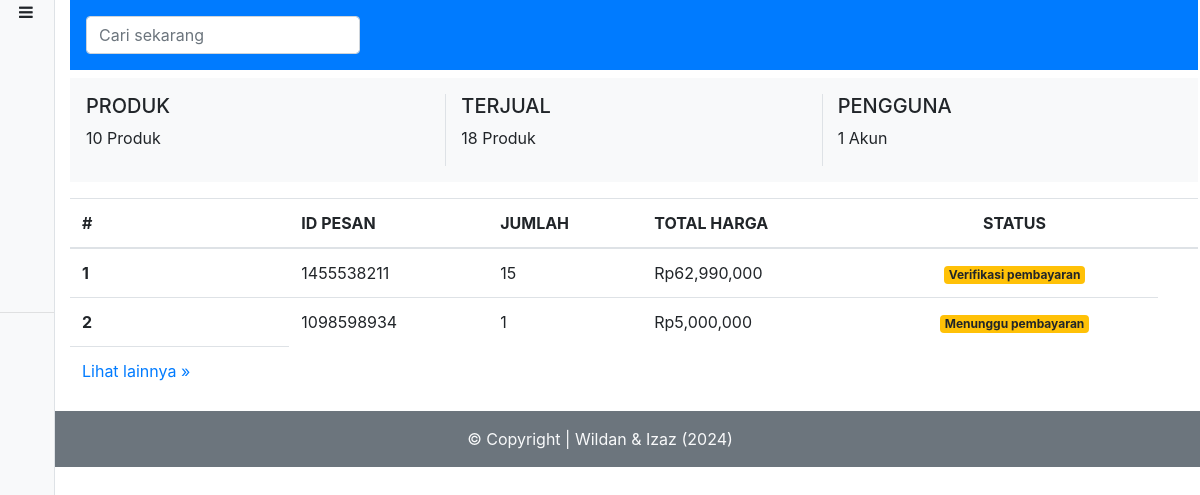
/admin/index.php (signed in), run on the app's committed database.
### tables this page shows
CREATE TABLE `transaksi` (
  `id` int(11) NOT NULL,
  `id_pesan` int(11) NOT NULL,
  `id_user` int(11) NOT NULL,
  `pengirim` varchar(50) NOT NULL,
  `penerima` varchar(50) NOT NULL,
  `alamat` varchar(150) NOT NULL,
  `telepon` int(15) NOT NULL,
  `email` varchar(50) NOT NULL,
  `kuantiti_total` int(11) NOT NULL,
  `total_akhir` int(20) NOT NULL,
  `pembayaran` int(11) NOT NULL,
  `id_status` int(11) NOT NULL,
  `pesan_at` datetime NOT NULL,
  `kirim_at` datetime NOT NULL,
  `terima_at` datetime NOT NULL
);

### function/admin.php (called while the page is built, shortened)
<?php
require 'koneksi.php';
function home()
{
    global $konek;
    $barang = mysqli_query($konek, "SELECT * FROM produk");
    $jual = mysqli_query($konek, "SELECT SUM(jual) as jual FROM penjualan");
    $akun = mysqli_query($konek, "SELECT * FROM users WHERE role='2'");
    $trans = mysqli_query($konek, "SELECT * FROM transaksi JOIN status ON status.id_status=transaksi.id_status WHERE transaksi.id_status < 2 ORDER BY id DESC LIMIT 7 ");
    $tran = [];
    while ($tr = mysqli_fetch_object($trans)) {
        $tran[] = $tr;
    }
    $data = [
        'judul'     => 'Beranda',
        'produk'    => mysqli_fetch_object($barang),
        'jmlPd'     => mysqli_num_rows($barang),
        'akun'     => mysqli_num_rows($akun),
        'jual'     => mysqli_fetch_object($jual),
        'trans'     => $tran,
    ];
    return $data;
}

### admin/index.php (the view, shortened to what this page needs)
<?php
require '../function/admin.php';
$jmlPd = home()['jmlPd'];
$transaksi = home()['trans'];
require 'template_admin/header.php';
?>
<div class="heading text-center bg-light mt-2 p-3 ">
    <div class="row text-left ">
        <div class="col-4 border-right">
            <h5>PRODUK</h5>
            <p> <?= $jmlPd ?> Produk</p>
        </div>
        <div class="col-4">
            <h5>TERJUAL</h5>
            <p><?= home()['jual']->jual ?> Produk</p>
        </div>
        <div class="col-4 border-left">
            <h5>PENGGUNA</h5>
            <p><?= home()['akun'] ?> Akun</p>
        </div>
    </div>
</div>
<table class="transaksi table mt-3">
    <thead>
        <tr>
            <th scope="col">#</th>
            <th scope="col">ID PESAN</th>
            <th scope="col">JUMLAH</th>
            <th scope="col">TOTAL HARGA</th>
            <th scope="col" class="text-center">STATUS</th>
            <th scope="col"></th>
        </tr>
    </thead>
    <tbody>
        <?php foreach ($transaksi as $key => $value) : ?>
            <tr>
                <th scope="row"><?= $key + 1 ?></th>
                <td><?= $value->id_pesan ?></td>
                <td><?= $value->kuantiti_total ?></td>
                <td>Rp<?= number_format($value->total_akhir, 0) ?></td>
                <td class="text-center">
                    <?php if ($value->id_status == 0 && $value->pembayaran == 0) : ?>
                        <span class=" badge badge-warning">Menunggu pembayaran</span>
                    <?php elseif ($value->id_status == 0 && $value->pembayaran == 1) : ?>
                        <span class=" badge badge-warning">Verifikasi pembayaran</span>
                    <?php elseif ($value->id_status == 2) : ?>
                        <span class=" badge badge-primary"><?= $value->keterangan ?></span>
                    <?php endif; ?>
                </td>
            </tr>
        <?php endforeach; ?>
    </tbody>
    <tfoot>
        <tr>
            <td>
                <a class="text-decoration-none" href="<?= url ?>admin/transaksi.php"> Lihat lainnya &raquo;</a>
            </td>
        </tr>
    </tfoot>
</table>
<?php require 'template_admin/footer.php' ?>

### assets/css/custom.css (style rules this page uses)
* { margin: 0; padding: 0; }

### data on the page
transaksi: id_pesan "1455538211", kuantiti_total "15", total_akhir "62,990,000", pembayaran "Verifikasi pembayaran"
transaksi: id_pesan "1098598934", kuantiti_total "1", total_akhir "5,000,000", pembayaran "Menunggu pembayaran"

### other printed values
$jmlPd "10"
home()['jual']->jual "18"
home()['akun'] "1"
author "Wildan & Izaz"
